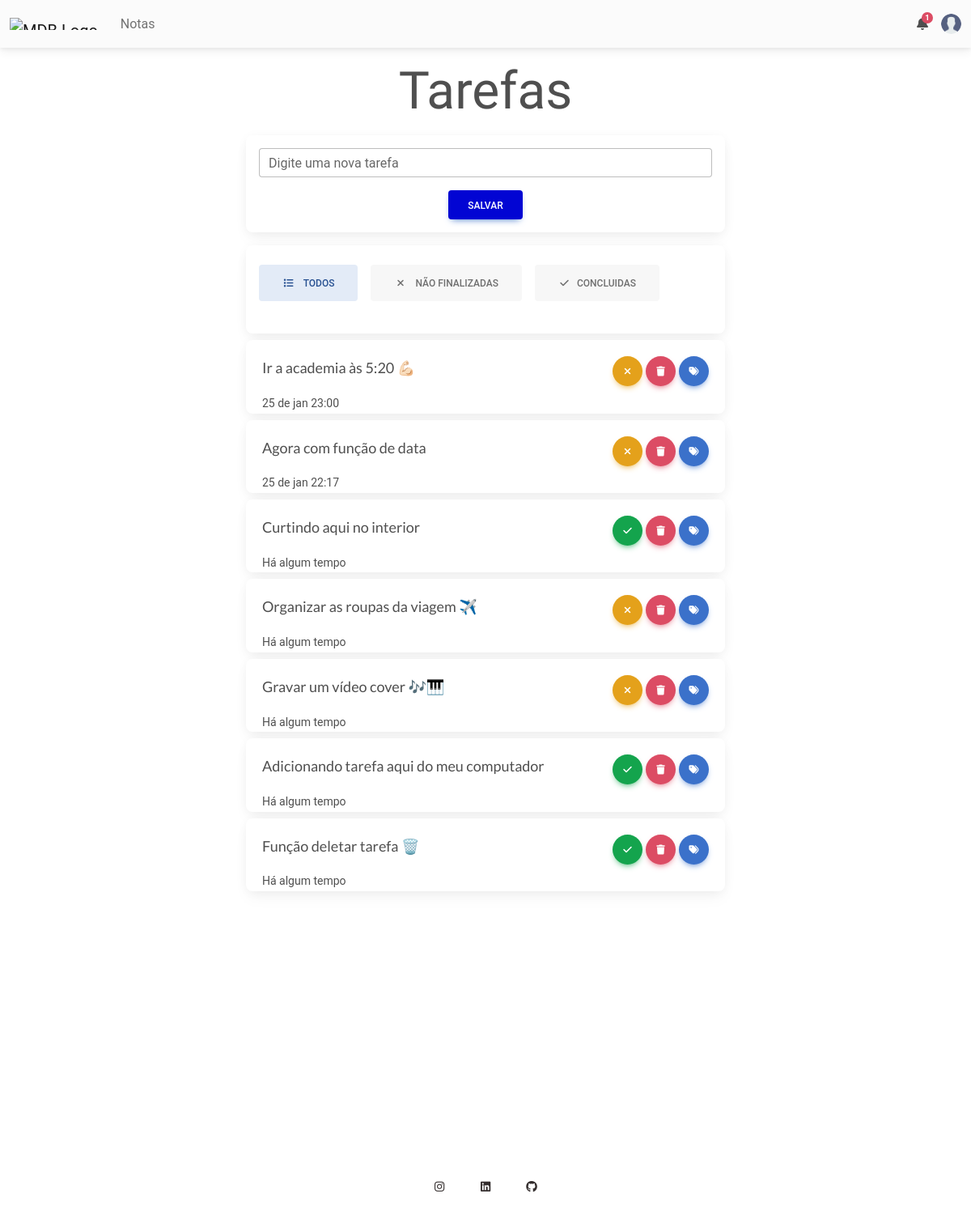
Before: / with the older database file.
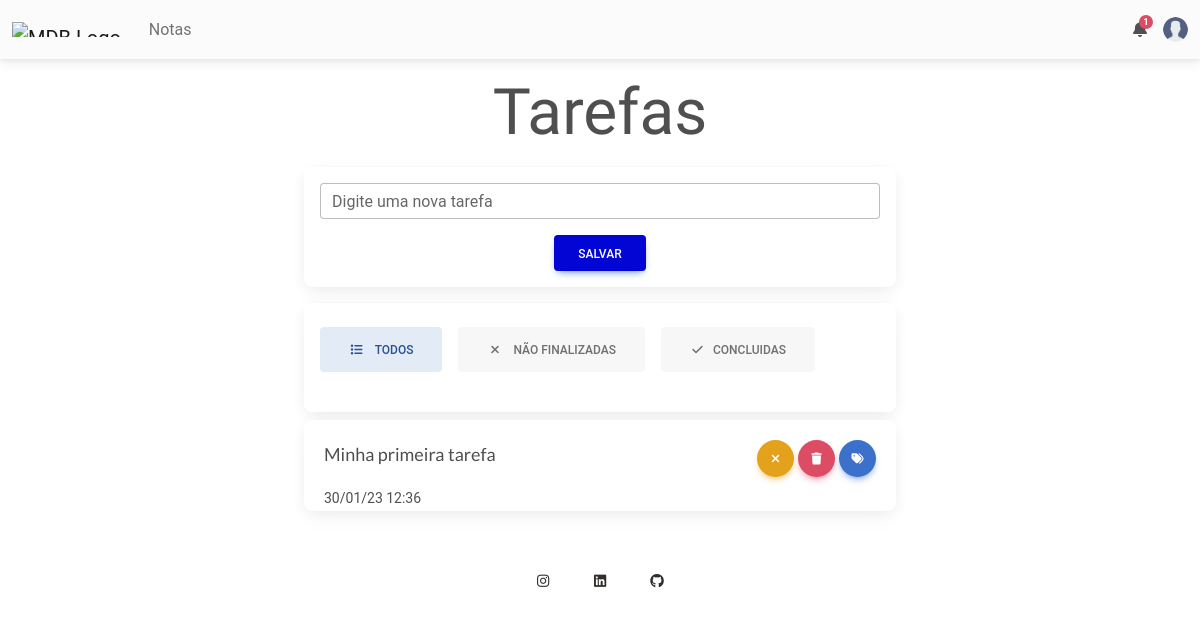
After: the same page with the newer database file.
### app.py (models this page shows)
class Tarefas(Base):
    __tablename__= 'tarefas'
    id = Column( Integer, primary_key=True)
    titulo = Column(String(50))
    concluido = Column(String)
    created_at = Column(String)
    usuario = Column(String)

### app.py (the view)
@app.route('/')
def index():
    Session = sessionmaker(bind=engine)
    session_sq = Session()
    if('user' in session):
        tarefas = session_sq.query(Tarefas).filter_by(usuario= session['user']).order_by(-Tarefas.id)
    else:
        tarefas = session_sq.query(Tarefas).filter_by(usuario = None).order_by(-Tarefas.id)
    return render_template('home.html', tarefas = tarefas, hoje = int(hoje))

### templates/home.html (shortened to what this page needs)
{% extends 'base.html' %}
{% block content %}
<div class='m-3 text-center'>
    <h1 id="logo">Tarefas</h1>
</div>
<header class="mx-auto">
<div id='input-text' class='m-1'>
<form class="card mx-auto p-3" method="post">
<div id="inp" class="form-outline mx-auto">
  <input  type="text" name="titulo" class="form-control" />
  <label class="form-label" for="form12">Digite uma nova tarefa</label>
</div>
<div class='text-center mt-3'>
<button style="background-color: #0205d3;" type="submit" class="btn btn-primary">Salvar</button>
</div>
</form>
</div>
</header>
<div class="m-3 mx-auto" id='pills' >
<div class="card p-3 m-1">
<ul class="nav nav-pills mb-3" id="ex1" role="tablist">
  <li class="nav-item" role="presentation">
    <a
      class="nav-link active"
      id="ex1-tab-1"
      data-mdb-toggle="pill"
      href="#ex1-pills-1"
      role="tab"
      aria-controls="ex1-pills-1"
      aria-selected="true"
      ><i class="fas fa-list fa-fw me-2"></i>
  TODOS</a
    >
  </li>
  <li class="nav-item" role="presentation">
    <a
      class="nav-link"
      id="ex1-tab-2"
      data-mdb-toggle="pill"
      href="#ex1-pills-2"
      role="tab"
      aria-controls="ex1-pills-2"
      aria-selected="false"
      ><i class="fas fa-close fa-fw me-2"></i> NÃO FINALIZADAS</a
    >
  </li>
  <li class="nav-item" role="presentation">
    <a
      class="nav-link"
      id="ex1-tab-3"
      data-mdb-toggle="pill"
      href="#ex1-pills-3"
      role="tab"
      aria-controls="ex1-pills-3"
      aria-selected="false"
      ><i class="fas fa-check fa-fw me-2"></i>CONCLUIDAS</a
    >
  </li>
</ul>
</div>
<div class="tab-content mx-auto" id="ex1-content">
  <div
    class="tab-pane fade show active"
    id="ex1-pills-1"
    role="tabpanel"
    aria-labelledby="ex1-tab-1"
  >
    <div class="tarefas-div">
        {% for tarefa in tarefas %}
        <div class='card m-1'>
<div class="item">
    <div id="esq-elements">
    <p style="font-size: 18px" class=''>{{tarefa.titulo}}</p>
    {% if tarefa.created_at == None %}
    <small>Há algum tempo</small>
    {% else %}
    <small>{{tarefa.created_at}}</small>
    {% endif %}
    </div>
    <div class="div-bt">
        {% if tarefa.concluido == 'true' %}
           <a href='/update/{{tarefa.id}}'><button type="button" class="btn btn-success btn-floating">
  <i class="fas fa-check"></i>
</button></a>
        {% else %}
   <a href='/update/{{tarefa.id}}'><button type="button" class="btn btn-warning btn-floating">
  <i class="fas fa-close"></i>
</button></a>
    {% endif %}
    <a href="/delete/{{tarefa.id}}"><button type="button" class="btn btn-danger btn-floating ms-1 me-1">
  <i class="fas fa-trash"></i>
</button></a>
<div class="dropdown">
  <button
    class="btn btn-primary btn-floating"
    type="button"
    id="dropdownMenuButton"
    data-mdb-toggle="dropdown"
    aria-expanded="false"
  >
    <i class="fas fa-tags"></i>
  </button>
</div>
</div>
   </div>
</div>
   {% endfor %}
</div>
  </div>
  </div>
  </div>
{% endblock %}

### templates/base.html (shortened to what this page needs)
<!DOCTYPE html>
<html>
<head>
<link rel="stylesheet" href="{{ url_for('static', filename='mdb-ui-kit/css/mdb.min.css' )}}">
<link rel="stylesheet" href="{{ url_for('static', filename='mdb-ui-kit/css/my_style.css' )}}">
    <link
      rel="stylesheet"
      href="https://cdnjs.cloudflare.com/ajax/libs/font-awesome/6.0.0/css/all.min.css"
    />
  </head>
  <body>
<nav class="navbar navbar-expand-lg navbar-light bg-light">
  <div class="container-fluid">
    <div class="collapse navbar-collapse" id="navbarSupportedContent">
      <a class="navbar-brand mt-2 mt-lg-0" href="#">
        <img
          src="https://mdbcdn.b-cdn.net/img/logo/mdb-transaprent-noshadows.webp"
          height="15"
          alt="MDB Logo"
          loading="lazy"
        />
      </a>
      <ul class="navbar-nav me-auto mb-2 mb-lg-0">
          <li class="nav-item">
          <a class="nav-link" href="/">Notas</a>
        </li>
      </ul>
    </div>
    <div class="d-flex align-items-center">
      <div class="dropdown">
        <a
          class="text-reset me-3 dropdown-toggle hidden-arrow"
          href="#"
          id="navbarDropdownMenuLink"
          role="button"
          data-mdb-toggle="dropdown"
          aria-expanded="false"
        >
          <i class="fas fa-bell"></i>
          <span class="badge rounded-pill badge-notification bg-danger">1</span>
        </a>
      </div>
      <div class="dropdown">
        <a
          class="dropdown-toggle d-flex align-items-center hidden-arrow"
          href="#"
          id="navbarDropdownMenuAvatar"
          role="button"
          data-mdb-toggle="dropdown"
          aria-expanded="false"
        >
          <img
            src="{{ url_for('static', filename='images/user.png' )}}"
            class="rounded-circle"
            height="25"
            alt="Black and White Portrait of a Man"
            loading="lazy"
          />
        </a>
      </div>
    </div>
  </div>
</nav>
    {% block content %}
    {% endblock %}
    <footer class="text-center text-white mt-1" >
  <div class="container pt-4">
    <section class="mb-4">
      <a
        class="btn btn-link btn-floating btn-lg text-dark m-1"
        href="#!"
        role="button"
        data-mdb-ripple-color="dark"
        ><i class="fab fa-instagram"></i
      ></a>
      <a
        class="btn btn-link btn-floating btn-lg text-dark m-1"
        href="#!"
        role="button"
        data-mdb-ripple-color="dark"
        ><i class="fab fa-linkedin"></i
      ></a>
      <a
        class="btn btn-link btn-floating btn-lg text-dark m-1"
        href="#!"
        role="button"
        data-mdb-ripple-color="dark"
        ><i class="fab fa-github"></i
      ></a>
    </section>
  </div>
</footer>
  </body>
</html>

### static/mdb-ui-kit/css/my_style.css (style rules this page uses)
#logo { font-family: 'Dancing Script', cursive; font-size: 64px; }
p { font-family: 'Lato', sans-serif; }
.item { display: flex; justify-content: space-between; margin-left: 20px; margin-right: 20px; margin-top: 20px; }
.tarefas-div { display: flex; flex-direction: column; max-width: 600px; margin: auto; }
header, #inp, #pills, #register_container, #login_container { max-width: 600px; }
.div-bt { display: flex; justify-content: space-arround; margin-bottom: 12px; }

Changed rows visible on the page:
no longer on this page (row edited): Tarefas: titulo "Ir a academia às 5:20 💪🏻", created_at "25 de jan 23:00"
no longer on this page (row edited): Tarefas: titulo "Agora com função de data", created_at "25 de jan 22:17"
no longer on this page (row edited): Tarefas: titulo "Curtindo aqui no interior", shows "Há algum tempo"
no longer on this page (row edited): Tarefas: titulo "Organizar as roupas da viagem ✈️", shows "Há algum tempo"
no longer on this page (row edited): Tarefas: titulo "Gravar um vídeo cover 🎶🎹", shows "Há algum tempo"
no longer on this page (row edited): Tarefas: titulo "Adicionando tarefa aqui do meu computador", shows "Há algum tempo"
no longer on this page (row edited): Tarefas: titulo "Função deletar tarefa 🗑️", shows "Há algum tempo"
added Tarefas: titulo "Minha primeira tarefa", created_at "30/01/23 12:36"
